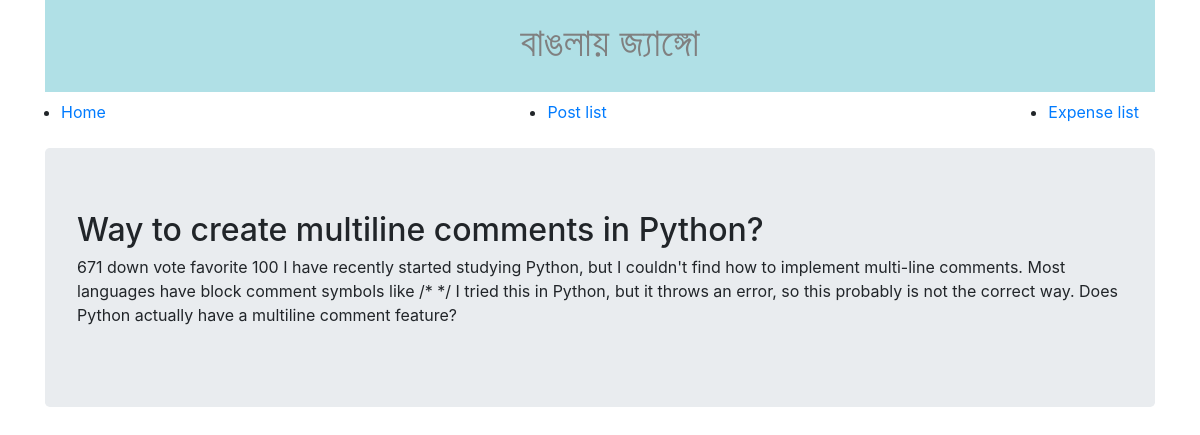
The app's page /blog/single-post/6/ with its own data.
### blog_post/models.py (models this page shows)
class Post(models.Model):
    title = models.CharField(max_length=100)
    description = models.TextField()
    def __str__(self):
        return self.title

### blog_post/views.py (the view)
# urls.py: url(r'^single-post/(?P<post_id>[0-9]+)/', views.single_post, name='single-post')
def single_post(request, post_id):
    post = Post.objects.get(pk=post_id)
    print(post)
    return render(request, 'single_post.html', {
        'post': post
    })

### templates/single_post.html
{% extends 'base.html' %}
{% block content %}
    <h2>{{ post.title }}</h2>
    <p>{{ post.description }}</p>
{% endblock %}

### records on screen
Post: title "Way to create multiline comments in Python?", description "671 down vote favorite 100 I have recently started studying Python, but I couldn't find how to implement multi-line comments. Most languages have block comment symbols like /* */ I tried this in Python, but it throws an error, so this probably is not the correct way. Does Python actually have a multiline comment feature?"
